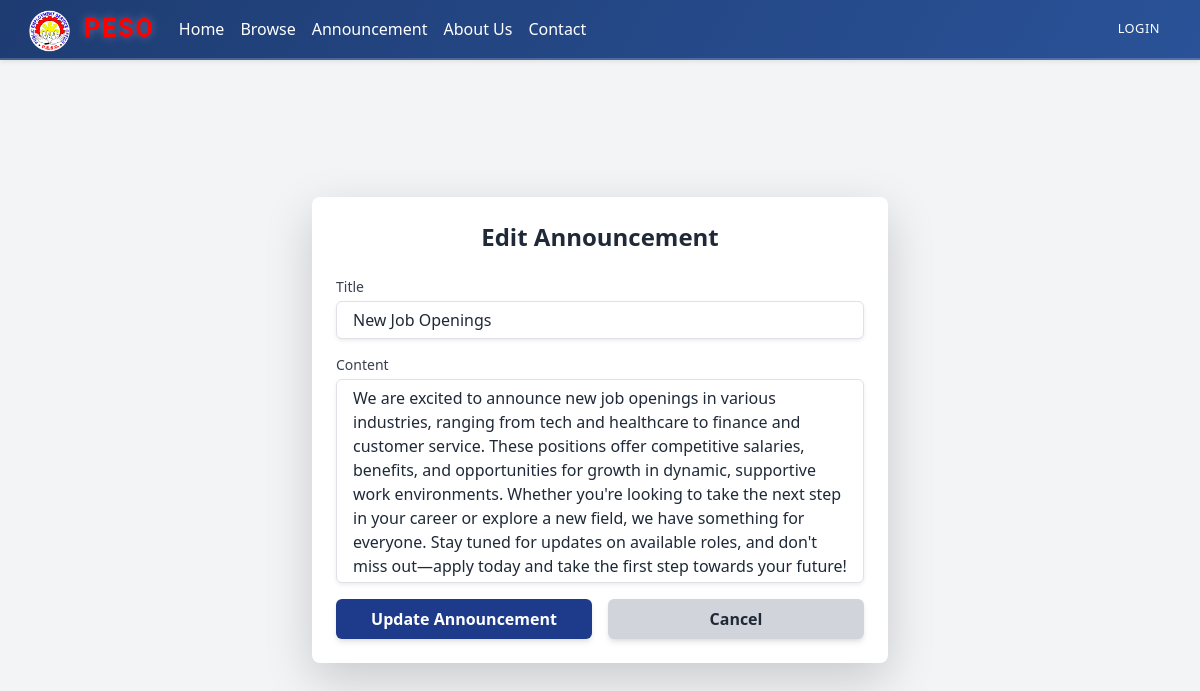
The app's page /admin/edit_announcement.php?id=1 with its own data.
### tables this page shows
CREATE TABLE `announcements` (
  `id` int(11) NOT NULL,
  `title` varchar(255) NOT NULL,
  `content` text NOT NULL,
  `created_at` timestamp NOT NULL DEFAULT current_timestamp()
);

### admin/edit_announcement.php (the view, shortened to what this page needs)
<?php
include '../includes/header.php';
$id = $_GET['id'];
$query = "SELECT * FROM announcements WHERE id = ?";
$stmt = $conn->prepare($query);
$stmt->bind_param("i", $id);
$stmt->execute();
$result = $stmt->get_result();
$announcement = $result->fetch_assoc();
?>
<!DOCTYPE html>
<html lang="en">
<head>
    <link href="https://cdn.jsdelivr.net/npm/tailwindcss@2.2.19/dist/tailwind.min.css" rel="stylesheet">
    <link rel="stylesheet" href="https://cdnjs.cloudflare.com/ajax/libs/font-awesome/6.5.1/css/all.min.css">
</head>
<body class="bg-gray-100 text-gray-800 min-h-screen flex flex-col items-center justify-center">
    <div class="max-w-xl w-full p-6 bg-white rounded-lg shadow-lg">
        <h1 class="text-2xl font-bold text-center mb-6 text-[#1976d2]">Edit Announcement</h1>
        <form method="POST" action="" class="space-y-4">
            <div>
                <label for="title" class="block text-sm font-medium text-gray-700">Title</label>
                <input type="text" id="title" name="title" class="mt-1 block w-full px-3 py-1.5 border border-gray-300 rounded-md shadow-sm focus:outline-none focus:border-[#1976d2] focus:ring-1 focus:ring-[#1976d2]" value="<?= htmlspecialchars($announcement['title']) ?>" required>
            </div>
            <div>
                <label for="content" class="block text-sm font-medium text-gray-700">Content</label>
                <textarea id="content" name="content" rows="1" class="mt-1 block w-full px-3 py-1.5 border border-gray-300 rounded-md shadow-sm focus:outline-none focus:border-[#1976d2] focus:ring-1 focus:ring-[#1976d2] auto-expand" required><?= htmlspecialchars($announcement['content']) ?></textarea>
            </div>
            <div class="flex justify-between">
                <button type="submit" class="w-full py-2 px-4 bg-blue-900 hover:bg-blue-800 text-white font-semibold rounded-md shadow-md transition duration-300 ease-in-out">
                    Update Announcement
                </button>
                <a href="announcement.php" class="ml-4 w-full py-2 px-4 bg-gray-300 hover:bg-gray-400 text-gray-800 font-semibold rounded-md shadow-md transition duration-300 ease-in-out flex items-center justify-center">
                    Cancel
                </a>
            </div>
        </form>
    </div>
</body>
</html>

### assets/header.css (style rules this page uses)
* { margin: 0; padding: 0; box-sizing: border-box; }
body { padding-top: 60px; }
.shadow-sm { box-shadow: 0 4px 6px rgba(0, 0, 0, 0.05); }

### admin/edit_announcement.php (style rules this page uses)
textarea { resize: none; overflow: hidden; min-height: 6rem; }

### records on screen
announcements: title "New Job Openings", content "We are excited to announce new job openings in various industries, ranging from tech and healthcare to finance and customer service. These positions offer competitive salaries, benefits, and opportunities for growth in dynamic, supportive work environments. Whether you're looking to take the next step in your career or explore a new field, we have something for everyone. Stay tuned for updates on available roles, and don't miss out—apply today and take the first step towards your future!"
